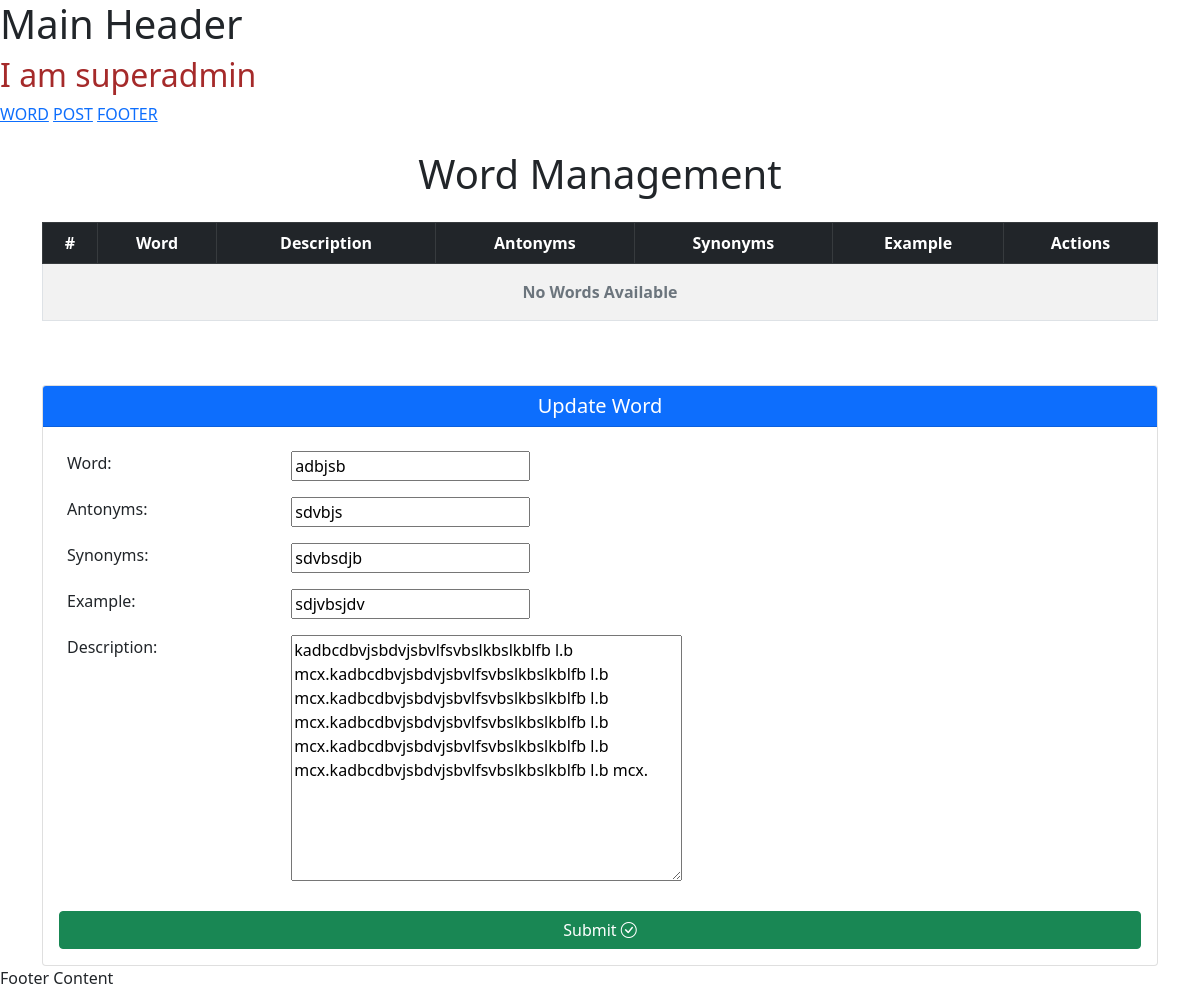
The page /apiword/edit/26/ on the database its author committed.
### api/models.py (models this page shows, shortened)
class WordModel(models.Model):
    word = models.CharField(max_length=100, default="", unique=True)
    antonyms = models.CharField(max_length=100, default="")
    synonyms = models.CharField(max_length=100, default="")
    example = models.CharField(max_length=500, default="")
    created_at = models.DateTimeField(auto_now_add=True)
    description = models.TextField(default="")

### api/views.py (the view)
# urls.py: path("apiword/edit/<int:id>/", adminWordUpdateApi, name="updateword"),
def adminWordUpdateApi(request, id):
    word = get_object_or_404(WordModel, id=id)
    wordform = WordForm(request.POST or None, instance=word)
    if request.method == "POST" and wordform.is_valid():
        wordform.save()
        messages.success(request, "Word updated successfully!")
        return redirect("apiword")
    context = {
        "wordform": wordform,
        "word": word,
    }
    return render(request, "admin/admin.html", context)

### api/forms.py
class WordForm(forms.ModelForm):
    class Meta:
        model = WordModel
        fields = '__all__'

### api/Templates/admin/admin.html (shortened to what this page needs)
{% extends "admin/supermain.html" %}
{% block admin %}
<div class="container mt-4 position-relative">
  <h1 class="text-center mb-4">Word Management</h1>
  <div class="table-responsive">
    <table class="table table-bordered table-striped">
      <thead class="table-dark">
        <tr>
          <th class="text-center">#</th>
          <th class="text-center">Word</th>
          <th class="text-center">Description</th>
          <th class="text-center">Antonyms</th>
          <th class="text-center">Synonyms</th>
          <th class="text-center">Example</th>
          <th class="text-center">Actions</th>
        </tr>
      </thead>
      <tbody>
        {% if ApiWordsList %}
          {% for word in ApiWordsList %}
          <tr style="height: 50px">
            <td class="text-center align-middle">{{ forloop.counter }}</td>
            <td class="text-center align-middle">{{ word.word }}</td>
            <td class="text-center align-middle" style="padding: 0 10px; white-space: nowrap; overflow: hidden; text-overflow: ellipsis; max-width: 50px;">{{ word.description }}</td>
            <td class="text-center align-middle">{{ word.antonyms }}</td>
            <td class="text-center align-middle">{{ word.synonyms }}</td>
            <td class="text-center align-middle">{{ word.example }}</td>
            <td class="text-center align-middle">
              <div class="d-flex justify-content-center gap-2">
                <a
                  href="{% url 'updateword' word.id %}"
                  class="btn btn-warning btn-sm"
                  title="Edit Word"
                >
                  <i class="bi bi-pencil-square"></i>
                </a>
                <form
                  action="{% url 'deleteword' word.id %}"
                  method="POST"
                  onsubmit="return confirm('Are you sure you want to delete this word?');"
                  style="display: inline;"
                >
                  {% csrf_token %}
                  <button
                    type="submit"
                    class="btn btn-danger btn-sm"
                    title="Delete Word"
                  >
                    <i class="bi bi-trash"></i>
                  </button>
                </form>
              </div>
            </td>
          </tr>
          {% endfor %}
        {% else %}
        <tr>
          <td colspan="7" class="text-center py-3">
            <p class="m-0 fw-bold text-muted">No Words Available</p>
          </td>
        </tr>
        {% endif %}
      </tbody>
    </table>
  </div>
  <div class="card mt-5">
    <div class="card-header bg-primary">
      <h5 class="mb-0 text-center text-white">
        {% if wordform.instance.id %} Update Word {% else %} Add New Word {% endif %}
      </h5>
    </div>
    <div class="card-body">
      <form
        action="{% if wordform.instance.id %}{% url 'updateword' wordform.instance.id %}{% else %}{% url 'apiword' %}{% endif %}"
        method="POST"
      >
        <table class="table table-borderless">
          {% for field in wordform %}
          <tr>
            <td>{{ field.label_tag }}</td>
            <td>
              {{ field }}
            </td>
          </tr>
          {% endfor %}
        </table>
        <button type="submit" name="word_submit" class="btn btn-success w-100">
          Submit
          <i class="bi bi-check-circle"></i>
        </button>
      </form>
    </div>
  </div>
</div>
{% endblock %}

### rows shown on the page
WordModel: wordform "adbjsb" "sdvbjs" "sdvbsdjb" "sdjvbsjdv" "kadbcdbvjsbdvjsbvlfsvbslkbslkblfb l.b mcx.kadbcdbvjsbdvjsbvlfsvbslkbslkblfb l.b mcx.kadbcdbvjsbdvjsbvlfsvbslkbslkblfb l.b mcx.kadbcdbvjsbdvjsbvlfsvbslkbslkblfb l.b mcx.kadbcdbvjsbdvjsbvlfsvbslkbslkblfb l.b mcx.kadbcdbvjsbdvjsbvlfsvbslkbslkblfb l.b mcx."

### other values the page prints
{{ field.label_tag }} "Word:" "Antonyms:" "Synonyms:" "Example:" "Description:"
